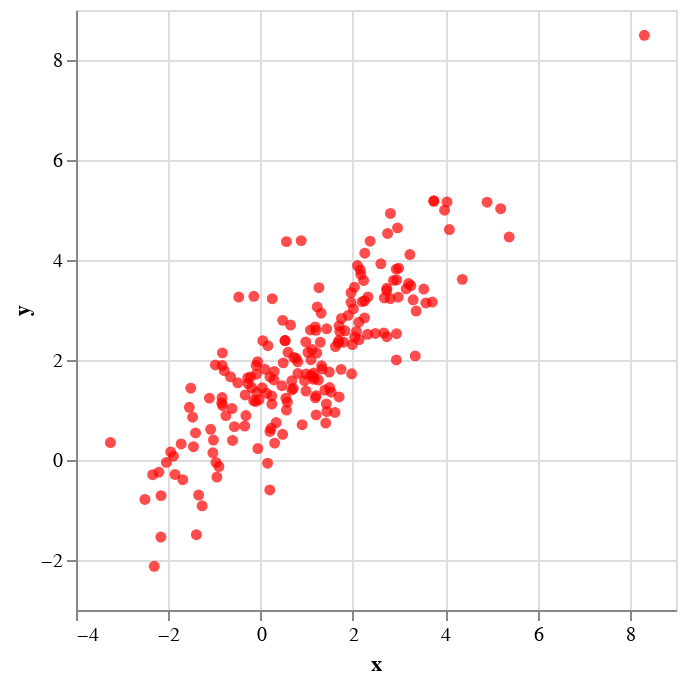

Notebook code cell kept with this figure:
### Code cell
μ = [1.0,2.0]
Σ = [3.0 2.0;
     2.0 2.0]
d = Distributions.MultivariateNormal(μ,Σ)
samples = rand(d,200)';
df = DataFrame(x =rand(10),y=rand(10))
s = QuickVega.scatterplot(samples,color="red")

### Figure 1 — Vega-Lite specification as saved in the notebook (floating-point values rounded to 4 significant figures; data arrays with more than 128 entries replaced by an {"elided": "..."} marker saying what was removed)
{"data": {"values": {"elided": "200 records"}}, "encoding": {"color": {"value": "red"}, "x": {"field": "x", "type": "quantitative"}, "y": {"field": "y", "type": "quantitative"}}, "mark": {"type": "circle"}}
